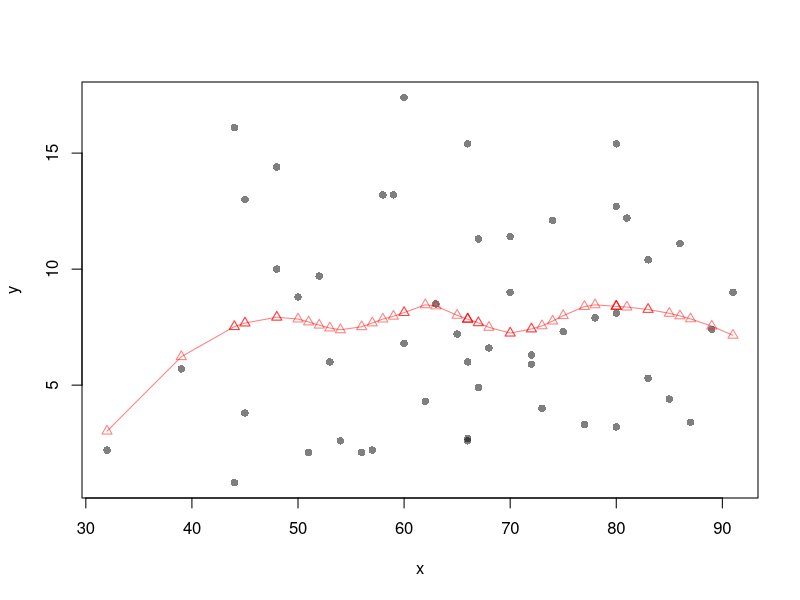
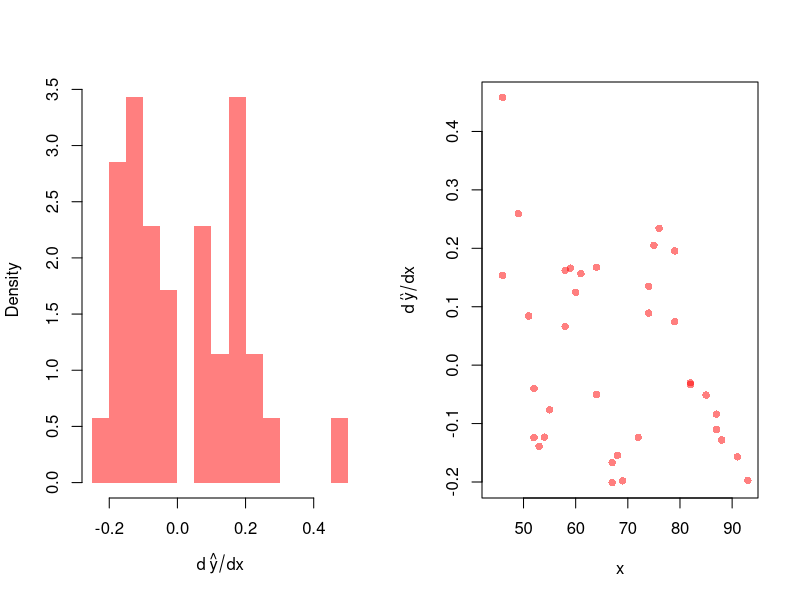
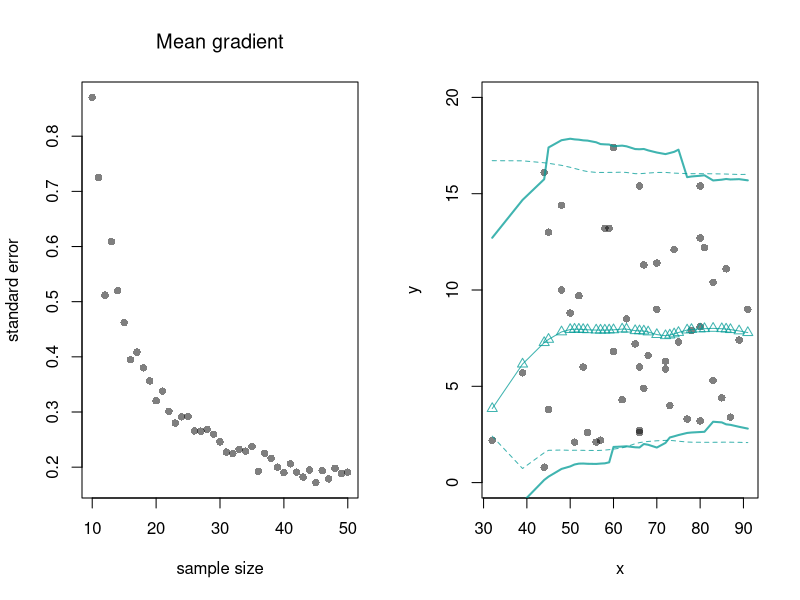

Recreate these plots in R, in order.
## ---- chunk 1
# Adaptive-width subsamples with non-uniform weights
xy <- USArrests[,c('UrbanPop','Murder')]
xy0 <- xy[order(xy[,'UrbanPop']),]
names(xy0) <- c('x','y')


plot(y~x, pch=16, col=grey(0,.5), dat=xy0)
reg_lo <- loess(y~x, data=xy0, span=.6)

red_col <- rgb(1,0,0,.5)
lines(xy0[,'x'], predict(reg_lo),
    col=red_col, type='o', pch=2)
## ---- chunk 2
## Gradients    
pred_lo <- predict(reg_lo)
grad_x  <- xy0[,'x'][-1]
grad_dx <- diff(xy0[,'x'])
grad_dy <- diff(pred_lo)
grad_lo <-grad_dy/grad_dx

## Visual Summary
par(mfrow=c(1,2))
hist(grad_lo,  breaks=20,
    border=NA, freq=F,
    col=red_col,
    xlab=expression(d~hat(y)/dx),
    main='') ## Distributional Summary
plot(grad_x+grad_dx, grad_lo,
    xlab='x', ylab=expression(d~hat(y)/dx),
    col=red_col, pch=16) ## Diminishing Returns?
## ---- chunk 3
## Tabular Summary
tab_stats <- c(
    M=mean(grad_lo, na.rm=T),
    S=sd(grad_lo, na.rm=T))
tab_stats

## Use bootstrapping to get SE's
boot_stats <- matrix(NA, nrow=299, ncol=2)
colnames(boot_stats) <- c('M se', 'S se')
for(b in 1:nrow(boot_stats)){
    xy_b <- xy0[sample(1:nrow(xy0), replace=T),]
    reg_lo <- loess(y~x, data=xy_b, span=.6)
    pred_lo <- predict(reg_lo)
    grad_lo <- diff(pred_lo)/diff(xy_b[,'x'])
    dydx_mean <- mean(grad_lo, na.rm=T)
    dydx_sd <- sd(grad_lo, na.rm=T)
    boot_stats[b,1] <- dydx_mean
    boot_stats[b,2] <- dydx_sd
}
apply(boot_stats, 2, sd)
## ---- chunk 4
B <- 300
Nseq <- seq(10,50, by=1)
SE <- sapply(Nseq, function(n){
    sample_stat <- sapply(1:B, function(b){
        x <- rnorm(n)
        e <- rnorm(n)        
        y <- x*3 + x + e
        reg_lo <- loess(y~x)
        pred_lo <- predict(reg_lo)
        grad_lo <- diff(pred_lo)/diff(x)
        dydx_mean <- mean(grad_lo, na.rm=T)
        #dydx_sd <- sd(grad_lo, na.rm=T)
        return(dydx_mean)
    })
    sd(sample_stat)
})

plot(Nseq, SE, pch=16, col=grey(0,.5),
    main='Mean gradient', font.main=1,
    ylab='standard error',
    xlab='sample size')
## ---- chunk 5
# Bivariate Data from USArrests
xy <- USArrests[,c('Murder','UrbanPop')]
colnames(xy) <- c('y','x')
xy0 <- xy[order(xy[,'x']),]
## ---- chunk 6
# From "Basic Regression"
xy0 <- xy[order(xy[,'x']),]
X0 <- unique(xy0[,'x'])
reg_lo <- loess(y~x, data=xy0, span=.8)
preds_lo <- predict(reg_lo, newdata=data.frame(x=X0))


# Jackknife CI
jack_lo <- sapply(1:nrow(xy), function(i){
    xy_i <- xy[-i,]
    reg_i <- loess(y~x, dat=xy_i, span=.8)
    predict(reg_i, newdata=data.frame(x=X0))
})

boot_regs <- lapply(1:399, function(b){
    b_id <- sample( nrow(xy), replace=T)
    xy_b <- xy[b_id,]
    reg_b <- lm(y~x, dat=xy_b)
})

plot(y~x, pch=16, col=grey(0,.5),
    dat=xy0, ylim=c(0, 20))
lines(X0, preds_lo,
    col=hcl.colors(3,alpha=.75)[2],
    type='o', pch=2)

# Estimate Residuals CI at design points
res_lo <- sapply(1:nrow(xy), function(i){
    y_i <- xy[i,'y']
    preds_i <- jack_lo[,i]
    resids_i <- y_i - preds_i
})
res_cb <- apply(res_lo, 1, quantile,
    probs=c(.025,.975), na.rm=T)

# Plot
lines( X0, preds_lo +res_cb[1,],
    col=hcl.colors(3,alpha=.75)[2], lt=2)
lines( X0, preds_lo +res_cb[2,],
    col=hcl.colors(3,alpha=.75)[2], lty=2)



# Smooth estimates 
res_lo <- lapply(1:nrow(xy), function(i){
    y_i <- xy[i,'y']
    x_i <- xy[i,'x']
    preds_i <- jack_lo[,i]
    resids_i <- y_i - preds_i
    cbind(e=resids_i, x=x_i)
})
res_lo <- as.data.frame(do.call(rbind, res_lo))

res_fun <- function(x0, h, res_lo){
    # Assign equal weight to observations within h distance to x0
    # 0 weight for all other observations
    ki <- dunif(res_lo[['x']], x0-h, x0+h) 
    ei <- res_lo[ki!=0,'e']
    res_i <- quantile(ei, probs=c(.025,.975), na.rm=T)
}
res_lo2 <- sapply(X0, res_fun, h=15, res_lo=res_lo)

lines( X0, preds_lo + res_lo2[1,],
    col=hcl.colors(3,alpha=.75)[2], lty=1, lwd=2)
lines( X0, preds_lo + res_lo2[2,],
    col=hcl.colors(3,alpha=.75)[2], lty=1, lwd=2)
